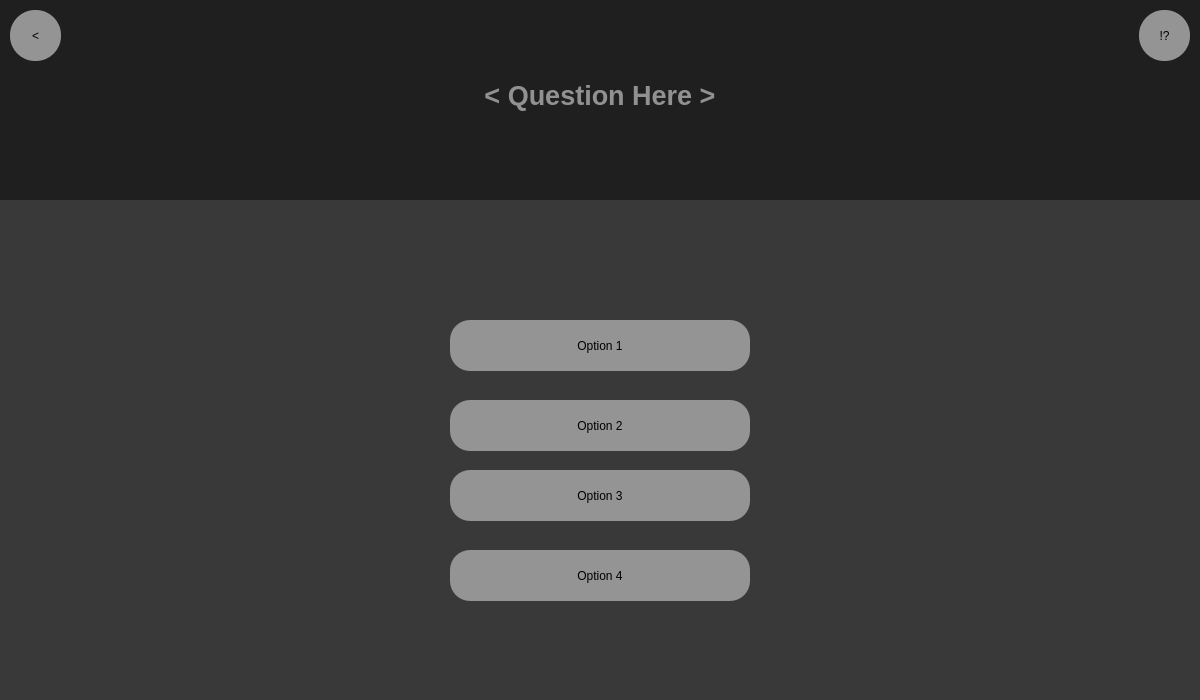
<?xml version="1.0" encoding="UTF-8"?>
<ui version="4.0">
 <class>Dialog</class>
 <widget class="QDialog" name="Dialog">
  <property name="geometry">
   <rect>
    <x>0</x>
    <y>0</y>
    <width>1200</width>
    <height>700</height>
   </rect>
  </property>
  <property name="windowTitle">
   <string>Dialog</string>
  </property>
  <widget class="QFrame" name="Sidebar">
   <property name="geometry">
    <rect>
     <x>0</x>
     <y>0</y>
     <width>1200</width>
     <height>200</height>
    </rect>
   </property>
   <property name="styleSheet">
    <string notr="true">background-color: rgb(31, 31, 31);</string>
   </property>
   <widget class="QLabel" name="WELCOME">
    <property name="geometry">
     <rect>
      <x>0</x>
      <y>50</y>
      <width>1200</width>
      <height>91</height>
     </rect>
    </property>
    <property name="styleSheet">
     <string notr="true"/>
    </property>
    <property name="text">
     <string>&lt;html&gt;&lt;head/&gt;&lt;body&gt;&lt;p align=&quot;center&quot;&gt;&lt;span style=&quot; font-size:20pt; font-weight:600; color:#919191;&quot;&gt;&amp;lt; Question Here &amp;gt;&lt;/span&gt;&lt;/p&gt;&lt;/body&gt;&lt;/html&gt;</string>
    </property>
   </widget>
   <widget class="QPushButton" name="btn_quit">
    <property name="geometry">
     <rect>
      <x>10</x>
      <y>10</y>
      <width>51</width>
      <height>51</height>
     </rect>
    </property>
    <property name="sizePolicy">
     <sizepolicy hsizetype="Fixed" vsizetype="Fixed">
      <horstretch>0</horstretch>
      <verstretch>0</verstretch>
     </sizepolicy>
    </property>
    <property name="styleSheet">
     <string notr="true">QPushButton {

border-radius:25px;
background-color: rgb(148, 148, 148);

}

QPushButton::hover {

	background-color: rgb(213, 213, 213);

}

QPushButton::pressed {

	background-color: rgb(148, 148, 148);

}
</string>
    </property>
    <property name="text">
     <string>&lt;</string>
    </property>
    <property name="checkable">
     <bool>false</bool>
    </property>
   </widget>
   <widget class="QPushButton" name="btn_quit_2">
    <property name="geometry">
     <rect>
      <x>1139</x>
      <y>10</y>
      <width>51</width>
      <height>51</height>
     </rect>
    </property>
    <property name="sizePolicy">
     <sizepolicy hsizetype="Fixed" vsizetype="Fixed">
      <horstretch>0</horstretch>
      <verstretch>0</verstretch>
     </sizepolicy>
    </property>
    <property name="styleSheet">
     <string notr="true">QPushButton {

border-radius:25px;
background-color: rgb(148, 148, 148);

}

QPushButton::hover {

	background-color: rgb(213, 213, 213);

}

QPushButton::pressed {

	background-color: rgb(148, 148, 148);

}
</string>
    </property>
    <property name="text">
     <string>!?</string>
    </property>
    <property name="checkable">
     <bool>false</bool>
    </property>
   </widget>
   <widget class="QLabel" name="r_user">
    <property name="geometry">
     <rect>
      <x>1020</x>
      <y>30</y>
      <width>101</width>
      <height>16</height>
     </rect>
    </property>
    <property name="styleSheet">
     <string notr="true">font: 75 12pt &quot;MS Shell Dlg 2&quot;;color: rgb(170, 0, 255);</string>
    </property>
    <property name="text">
     <string/>
    </property>
   </widget>
  </widget>
  <widget class="QFrame" name="Mainbar">
   <property name="geometry">
    <rect>
     <x>0</x>
     <y>200</y>
     <width>1200</width>
     <height>500</height>
    </rect>
   </property>
   <property name="sizePolicy">
    <sizepolicy hsizetype="Fixed" vsizetype="Fixed">
     <horstretch>0</horstretch>
     <verstretch>0</verstretch>
    </sizepolicy>
   </property>
   <property name="styleSheet">
    <string notr="true">background-color: rgb(57, 57, 57);</string>
   </property>
   <widget class="QPushButton" name="btn_quiz">
    <property name="geometry">
     <rect>
      <x>450</x>
      <y>120</y>
      <width>300</width>
      <height>51</height>
     </rect>
    </property>
    <property name="sizePolicy">
     <sizepolicy hsizetype="Fixed" vsizetype="Fixed">
      <horstretch>0</horstretch>
      <verstretch>0</verstretch>
     </sizepolicy>
    </property>
    <property name="styleSheet">
     <string notr="true">QPushButton {

border-radius:20px;
background-color: rgb(148, 148, 148);

font: 15pt &quot;MS Shell Dlg 2&quot;;
}

QPushButton::hover {

	background-color: rgb(213, 213, 213);

}

QPushButton::pressed {

	background-color: rgb(148, 148, 148);

}
</string>
    </property>
    <property name="text">
     <string>Option 1</string>
    </property>
    <property name="checkable">
     <bool>false</bool>
    </property>
   </widget>
   <widget class="QPushButton" name="btn_scores">
    <property name="geometry">
     <rect>
      <x>450</x>
      <y>200</y>
      <width>300</width>
      <height>51</height>
     </rect>
    </property>
    <property name="sizePolicy">
     <sizepolicy hsizetype="Fixed" vsizetype="Fixed">
      <horstretch>0</horstretch>
      <verstretch>0</verstretch>
     </sizepolicy>
    </property>
    <property name="styleSheet">
     <string notr="true">QPushButton {

border-radius:20px;
background-color: rgb(148, 148, 148);

font: 15pt &quot;MS Shell Dlg 2&quot;;
}

QPushButton::hover {

	background-color: rgb(213, 213, 213);

}

QPushButton::pressed {

	background-color: rgb(148, 148, 148);

}
</string>
    </property>
    <property name="text">
     <string>Option 2</string>
    </property>
    <property name="checkable">
     <bool>false</bool>
    </property>
   </widget>
   <widget class="QPushButton" name="btn_scores_2">
    <property name="geometry">
     <rect>
      <x>450</x>
      <y>350</y>
      <width>300</width>
      <height>51</height>
     </rect>
    </property>
    <property name="sizePolicy">
     <sizepolicy hsizetype="Fixed" vsizetype="Fixed">
      <horstretch>0</horstretch>
      <verstretch>0</verstretch>
     </sizepolicy>
    </property>
    <property name="styleSheet">
     <string notr="true">QPushButton {

border-radius:20px;
background-color: rgb(148, 148, 148);

font: 15pt &quot;MS Shell Dlg 2&quot;;
}

QPushButton::hover {

	background-color: rgb(213, 213, 213);

}

QPushButton::pressed {

	background-color: rgb(148, 148, 148);

}
</string>
    </property>
    <property name="text">
     <string>Option 4</string>
    </property>
    <property name="checkable">
     <bool>false</bool>
    </property>
   </widget>
   <widget class="QPushButton" name="btn_quiz_2">
    <property name="geometry">
     <rect>
      <x>450</x>
      <y>270</y>
      <width>300</width>
      <height>51</height>
     </rect>
    </property>
    <property name="sizePolicy">
     <sizepolicy hsizetype="Fixed" vsizetype="Fixed">
      <horstretch>0</horstretch>
      <verstretch>0</verstretch>
     </sizepolicy>
    </property>
    <property name="styleSheet">
     <string notr="true">QPushButton {

border-radius:20px;
background-color: rgb(148, 148, 148);

font: 15pt &quot;MS Shell Dlg 2&quot;;
}

QPushButton::hover {

	background-color: rgb(213, 213, 213);

}

QPushButton::pressed {

	background-color: rgb(148, 148, 148);

}
</string>
    </property>
    <property name="text">
     <string>Option 3</string>
    </property>
    <property name="checkable">
     <bool>false</bool>
    </property>
   </widget>
  </widget>
 </widget>
 <resources/>
 <connections/>
</ui>
